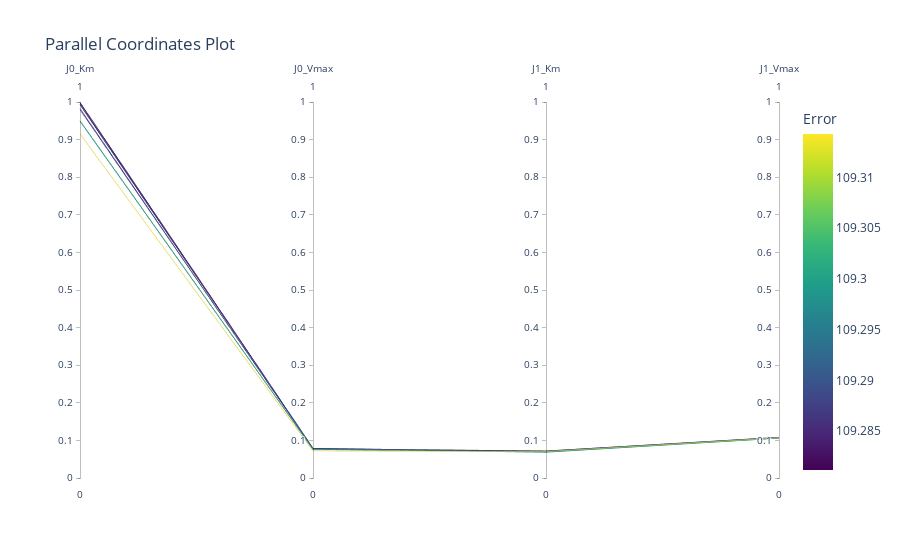

This figure's notebook cell:
### Code cell
import plotly.express as px
import plotly.graph_objects as go


def construct_dimensions(df):
    dimensions = []
    for feature_name in df.columns:
        if feature_name != 'error':
            dimensions.append(
                dict(range=[0, 1], label=feature_name, values=df[feature_name]))
    return dimensions

# normalized_df = px.data.tips()
# dimen = construct_dimensions(normalized_df)
# fig = go.Figure(data=go.Parcoords(dimensions=dimen))


fig = go.Figure(data=go.Parcoords(line=dict(
    color=normalized_df['error'], colorscale=px.colors.sequential.Viridis, showscale=True, colorbar=dict(title='Error')), 
    dimensions=construct_dimensions(normalized_df)),
    layout=go.Layout(title='Parallel Coordinates Plot'))


# fig = px.parallel_coordinates(
#     normalized_df, dimensions=params_name, color='error', color_continuous_scale='Viridis')
fig.show()

### Figure 1 — Plotly figure (JSON) as saved in the notebook; plotly's stock layout.template omitted (floating-point values rounded to 4 significant figures)
{"data": [{"dimensions": [{"label": "J0_Km", "range": [0, 1], "values": [0.9152, 0.9488, 0.9931, 0.9979, 0.9994, 0.9502, 0.9929, 0.9828, 0.9947, 0.9797]}, {"label": "J0_Vmax", "range": [0, 1], "values": [0.07213, 0.07555, 0.0788, 0.07827, 0.07904, 0.07641, 0.07823, 0.07742, 0.07932, 0.07818]}, {"label": "J1_Km", "range": [0, 1], "values": [0.07042, 0.0697, 0.07039, 0.07226, 0.07085, 0.06821, 0.07154, 0.07147, 0.07023, 0.06945]}, {"label": "J1_Vmax", "range": [0, 1], "values": [0.1072, 0.1066, 0.1072, 0.1086, 0.1075, 0.1055, 0.1081, 0.108, 0.1071, 0.1064]}], "line": {"color": [109.3, 109.3, 109.3, 109.3, 109.3, 109.3, 109.3, 109.3, 109.3, 109.3], "colorbar": {"title": {"text": "Error"}}, "colorscale": [[0, "#440154"], [0.1111, "#482878"], [0.2222, "#3e4989"], [0.3333, "#31688e"], [0.4444, "#26828e"], [0.5556, "#1f9e89"], [0.6667, "#35b779"], [0.7778, "#6ece58"], [0.8889, "#b5de2b"], [1, "#fde725"]], "showscale": true}, "type": "parcoords"}], "layout": {"title": {"text": "Parallel Coordinates Plot"}}}
